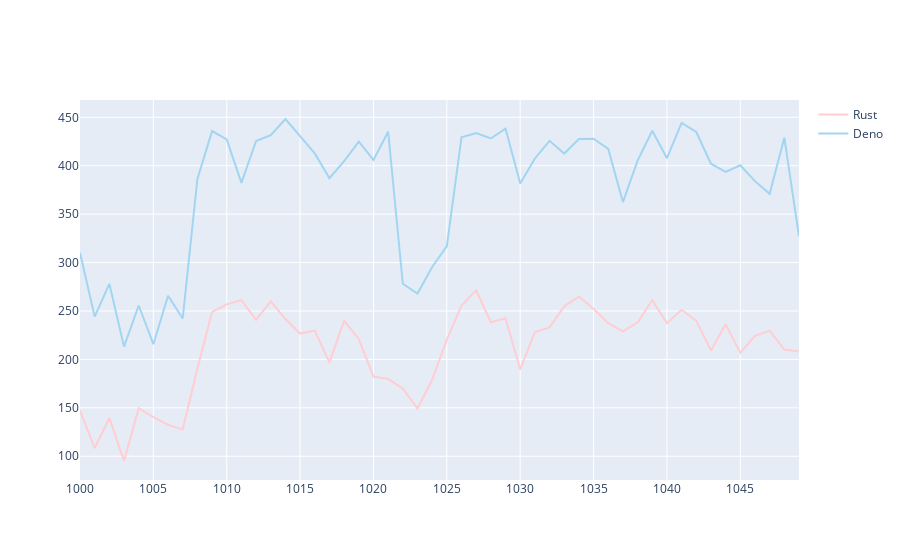

Source (notebook cell):
### Markdown cell above
# Hashing

### Code cell
import plotly.graph_objects as go
trace_rust = go.Line(x=hash_source_data.Serie,
            y=hash_source_data.Rust,
			name='Rust',
            marker=dict(color='#ffcdd2'))

trace_deno = go.Line(x=hash_source_data.Serie,
			y=hash_source_data.Deno,
			name='Deno',
            marker=dict(color='#A2D5F2'))



data = [trace_rust, trace_deno]

# py.iplot([trace_rust], filename='rust_timings')
# py.iplot([trace_deno], filename='deno_timings')

py.iplot(data, filename='jupyter-basic_bar')
